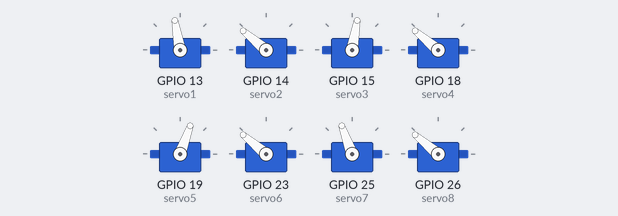
Simulated run of this sketch. Board: ESP32. Shown: 8 × servo.

Above: at 2.15 s.
At 4.05 s:
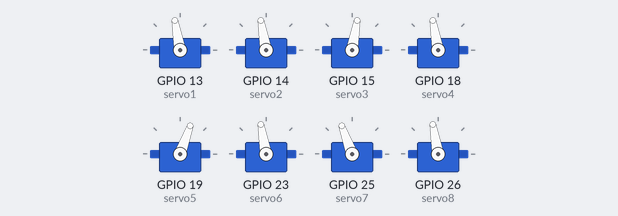
At 6.1 s:
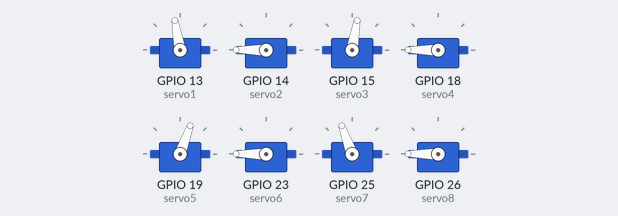
Timing chart, 0 to 7.3 s (numbered marks = the images above):
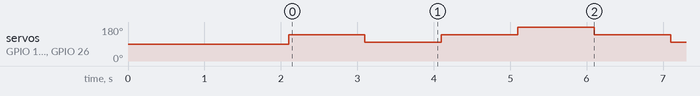

The sketch:

Servo_cal_ESP32.ino
```cpp
//author: Rajib Hasan


#include <ESP32Servo.h>

Servo servo1, servo2, servo3, servo4;
Servo servo5, servo6, servo7, servo8;

void setup() {
  Serial.begin(115200);

  // Attach each servo to its pin
  servo1.attach(13);
  servo2.attach(14);
  servo3.attach(15); // Make sure it's LOW at boot
  servo4.attach(18);
  servo5.attach(19);
  servo6.attach(23);
  servo7.attach(25);
  servo8.attach(26);

  delay(100);
  int angle = 90;
  servo1.write(angle);
  servo2.write(angle);
  servo3.write(angle);
  servo4.write(angle);
  servo5.write(angle);
  servo6.write(angle);
  servo7.write(angle);
  servo8.write(angle);
  delay(2000);

  servo1.write(angle+10);
  servo3.write(angle-10);
  servo5.write(angle-20);
  servo7.write(angle+20);

}

void loop() {


  int angle;

  angle = 90;
  servo2.write(angle+50);
  servo4.write(angle+50);
  servo6.write(angle+50);
  servo8.write(angle+50);
  delay(1000);

   angle = 50;
  servo2.write(angle+50);
  servo4.write(angle+50);
  servo6.write(angle+50);
  servo8.write(angle+50);
  delay(1000);

  angle = 90;
  servo2.write(angle+50);
  servo4.write(angle+50);
  servo6.write(angle+50);
  servo8.write(angle+50);
  delay(1000);


  angle = 130;
  servo2.write(angle+50);
  servo4.write(angle+50);
  servo6.write(angle+50);
  servo8.write(angle+50);
  delay(1000);
/*
  // Example: move all servos from 0 to 180 degrees
  for (int angle = 50; angle <= 100; angle += 1) {
    servo1.write(angle);
    servo2.write(angle);
    servo3.write(angle);
    servo4.write(angle);
    servo5.write(angle);
    servo6.write(angle);
    servo7.write(angle);
    servo8.write(angle);
    delay(20);
  }

  //delay(1000);

  for (int angle = 100; angle >= 50; angle -= 1) {
    servo1.write(angle);
    servo2.write(angle);
    servo3.write(angle);
    servo4.write(angle);
    servo5.write(angle);
    servo6.write(angle);
    servo7.write(angle);
    servo8.write(angle);
    delay(20);
  }
*/
  //delay(100);
}
```

Measured:
- by itself, servo on GPIO 14 (servo2), servo on GPIO 18 (servo4), servo on GPIO 23 (servo6), servo on GPIO 26 (servo8): repeats every 4.0 s: 100° 1.0 s, 140° 1.0 s, 180° 1.0 s, 140° 1.0 s
